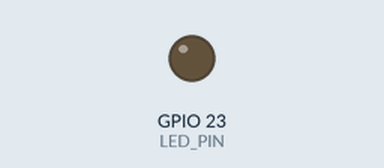
This program was run on a simulated Raspberry Pi (BCM pin numbers). Parts: output pins drawn as LEDs (lit = HIGH).

Above: at 0.05 s.
At 0.95 s:
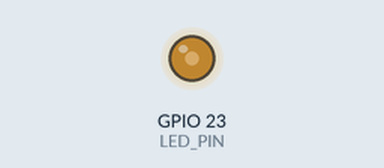
At 1.9 s:
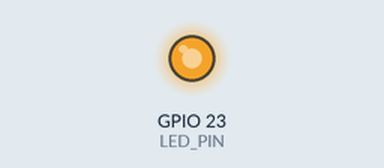
At 3.8 s:
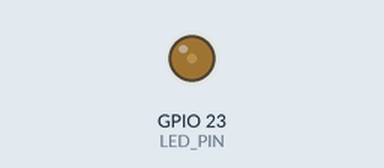
Timing chart, 0 to 5.5 s (numbered marks = the images above):
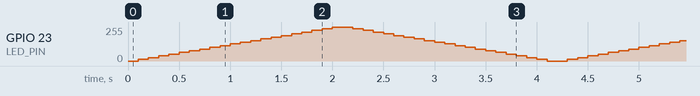

The program:

led_blink.py
```python
import RPi.GPIO as GPIO
import time
import sys

LED_PIN = 23
GPIO.setmode(GPIO.BCM)
GPIO.setup(LED_PIN, GPIO.OUT)

p = GPIO.PWM(LED_PIN, 100)
p.start(0)


try:
    while True:
        for dc in range(0, 101, 5):
            p.ChangeDutyCycle(dc)
            time.sleep(0.1)
        for dc in range(100, -1, -5):
            p.ChangeDutyCycle(dc)
            time.sleep(0.1)
except KeyboardInterrupt:
    p.stop()
    GPIO.cleanup()
    print('Programm beendet\n')
```
